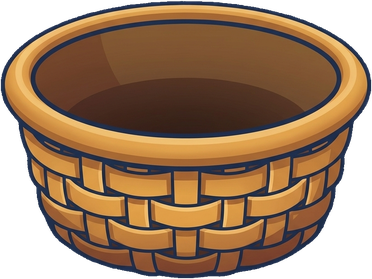
#> input picture 1_SPEC/art_src/tokri_basket_v1/mt_basket.webp, 372 x 279 px
$ python make_tokri_plaque.py
#> lines starting #> are read from the running program, lines starting #| are printed output that depends on the picture
# -*- coding: utf-8 -*-
"""Bake a name-plaque onto the «मात्रा टोकरी» basket art (both layers), as in the developer's reference
(2026-10-22): a wooden frame, a cream panel and two brass rivets on the basket's woven front. The matra itself
is NOT in the art - the game draws it on the plaque (.basket-matra), so it can change with the round.

Source: 1_SPEC/art_src/tokri_basket_v1/mt_basket.webp, mt_basket_front.webp (the art before the plaque)
Output: 3_BUILD/assets/UI/mt_basket.webp, mt_basket_front.webp (same size, 372 x 279; the plaque is drawn at
        the same place on both, so the two layers stay in register)

Run:  PYTHONUTF8=1 python 1_SPEC/make_tokri_plaque.py
"""
import os
from PIL import Image, ImageDraw, ImageFilter

HERE = os.path.dirname(os.path.dirname(os.path.abspath(__file__)))
SRC = os.path.join(HERE, "1_SPEC", "art_src", "tokri_basket_v1")
OUT = os.path.join(HERE, "3_BUILD", "assets", "UI")
SS = 4                                   # supersampling
CX, CY, W, H = 186, 210, 150, 94         # plaque centre and size, art px (the art is 372 x 279)


def plaque(size):
    w, h = W * SS, H * SS
    lay = Image.new("RGBA", (size[0] * SS, size[1] * SS), (0, 0, 0, 0))
    x0, y0 = CX * SS - w // 2, CY * SS - h // 2
    # soft contact shadow under the plaque
    sh = Image.new("RGBA", lay.size, (0, 0, 0, 0))
    ImageDraw.Draw(sh).rounded_rectangle((x0 + 2 * SS, y0 + 5 * SS, x0 + w + 2 * SS, y0 + h + 5 * SS),
                                         radius=22 * SS, fill=(40, 18, 4, 120))
    lay = Image.alpha_composite(lay, sh.filter(ImageFilter.GaussianBlur(4 * SS)))
    d = ImageDraw.Draw(lay)
    # the wooden frame: dark outline, warm wood, a lighter top band
    d.rounded_rectangle((x0, y0, x0 + w, y0 + h), radius=22 * SS, fill=(92, 46, 18, 255))
    d.rounded_rectangle((x0 + 3 * SS, y0 + 3 * SS, x0 + w - 3 * SS, y0 + h - 3 * SS), radius=19 * SS,
                        fill=(201, 116, 46, 255))
    d.rounded_rectangle((x0 + 5 * SS, y0 + 5 * SS, x0 + w - 5 * SS, y0 + h * 0.45), radius=16 * SS,
                        fill=(226, 150, 78, 255))
    d.rounded_rectangle((x0 + 5 * SS, y0 + h * 0.45, x0 + w - 5 * SS, y0 + h - 5 * SS), radius=16 * SS,
                        fill=(190, 104, 40, 255))
    # the cream panel, with a thin dark inner edge
    ix0, iy0, ix1, iy1 = x0 + 13 * SS, y0 + 12 * SS, x0 + w - 13 * SS, y0 + h - 12 * SS
    d.rounded_rectangle((ix0, iy0, ix1, iy1), radius=13 * SS, fill=(120, 60, 22, 255))
    d.rounded_rectangle((ix0 + 2 * SS, iy0 + 2 * SS, ix1 - 2 * SS, iy1 - 2 * SS), radius=11 * SS,
                        fill=(255, 247, 228, 255))
    d.rounded_rectangle((ix0 + 2 * SS, iy1 - 14 * SS, ix1 - 2 * SS, iy1 - 2 * SS), radius=11 * SS,
                        fill=(246, 232, 202, 255))
    d.rectangle((ix0 + 4 * SS, iy1 - 16 * SS, ix1 - 4 * SS, iy1 - 12 * SS), fill=(250, 240, 216, 255))
    # two brass rivets on the frame, left and right
    for rx in (x0 + 8 * SS, x0 + w - 8 * SS):
        r = 4 * SS
        d.ellipse((rx - r - SS, CY * SS - r - SS, rx + r + SS, CY * SS + r + SS), fill=(92, 52, 20, 255))
        d.ellipse((rx - r, CY * SS - r, rx + r, CY * SS + r), fill=(214, 176, 96, 255))
        d.ellipse((rx - r // 2 - SS, CY * SS - r // 2 - SS, rx + r // 3, CY * SS + r // 3), fill=(246, 224, 160, 255))
    return lay.resize(size, Image.LANCZOS)


for name in ("mt_basket.webp", "mt_basket_front.webp"):
    art = Image.open(os.path.join(SRC, name)).convert("RGBA")
#> art is the input picture: PIL image 372x279 RGBA; mean R, G, B, A 103.7, 74.4, 48.6, 198
    pl = plaque(art.size)
#> in plaque, `lay = Image.new("RGBA", (size[0] * SS, size[1] * SS), (0, 0, 0, 0))`: lay: PIL image 1488x1116 RGBA; every value is 0
#> in plaque, `ImageDraw.Draw(sh).rounded_rectangle((x0 + 2 * SS, y0 + 5 * SS, x0 + w..`:
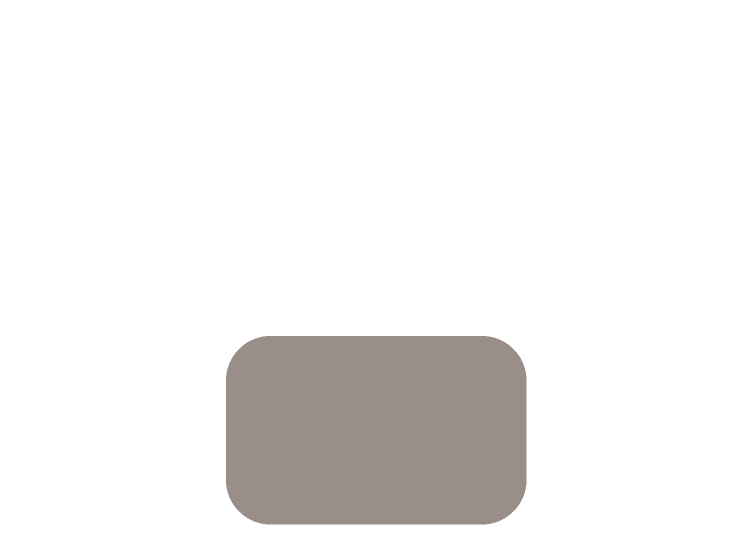
#> sh: PIL image 1488x1116 RGBA (shown at 1/2 size); mean R, G, B, A 5.3, 2.4, 0.5, 15.9; transparent parts drawn white
#> in plaque, `lay = Image.alpha_composite(lay, sh.filter(ImageFilter.GaussianBlur(4 ..`:
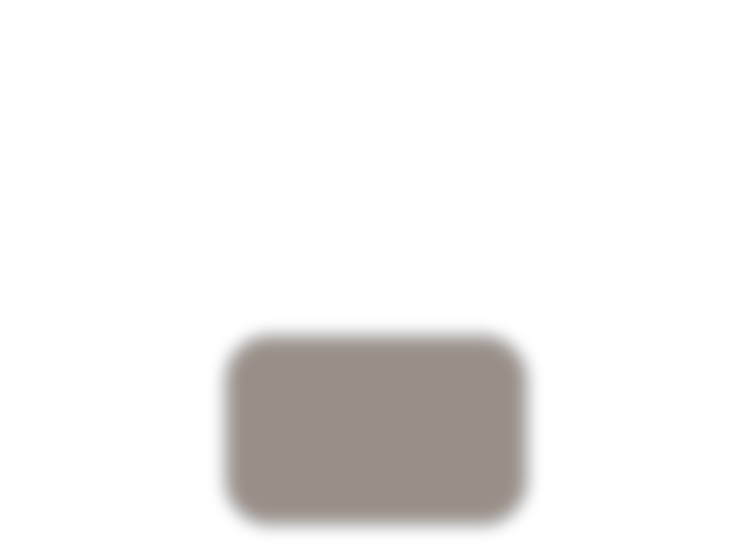
#> lay: PIL image 1488x1116 RGBA (shown at 1/2 size); mean R, G, B, A 5.3, 2.4, 0.5, 15.9; transparent parts drawn white
#> in plaque, `return lay.resize(size, Image.LANCZOS)`:
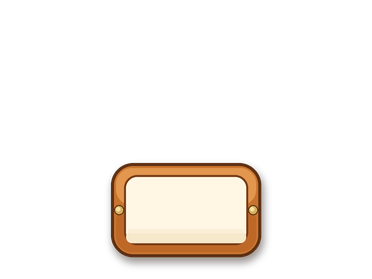
#> returned value: PIL image 372x279 RGBA; mean R, G, B, A 29.2, 24.4, 19.5, 34.9; transparent parts drawn white
    out = Image.alpha_composite(art, pl)
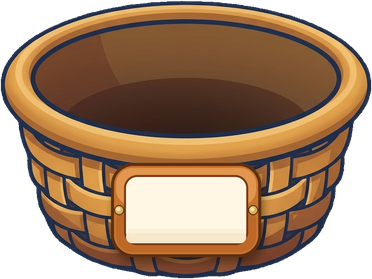
#> out: PIL image 372x279 RGBA; mean R, G, B, A 111.7, 83.4, 58.7, 198; transparent parts drawn white
    # the plaque never widens the basket's silhouette: keep the art's own alpha outside it
    out.putalpha(Image.composite(out.getchannel("A"), art.getchannel("A"), pl.getchannel("A").point(lambda v: 255 if v > 0 else 0)))
    out.save(os.path.join(OUT, name), "WEBP", quality=92, alpha_quality=100, method=6)
    print("  wrote", name, out.size)
#|   wrote mt_basket.webp (372, 279)
#> pass 2 of the loop `for name in ("mt_basket.webp", "mt_basket_front.webp"):`:
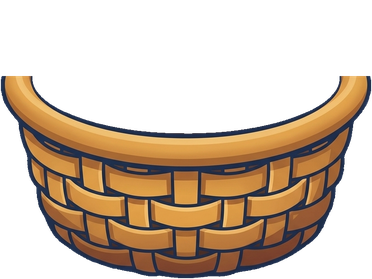
#> input picture 1_SPEC/art_src/tokri_basket_v1/mt_basket_front.webp, 372 x 279 px
#> art is the input picture: PIL image 372x279 RGBA; mean R, G, B, A 65.8, 48.1, 31.2, 111.7
#> `out = Image.alpha_composite(art, pl)`:
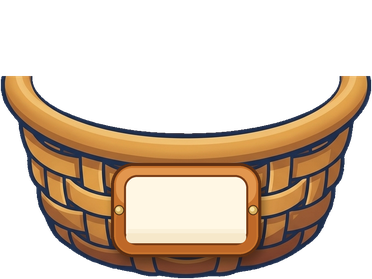
#> out: PIL image 372x279 RGBA; mean R, G, B, A 73.8, 57.2, 41.4, 111.7; transparent parts drawn white
#|   wrote mt_basket_front.webp (372, 279)
